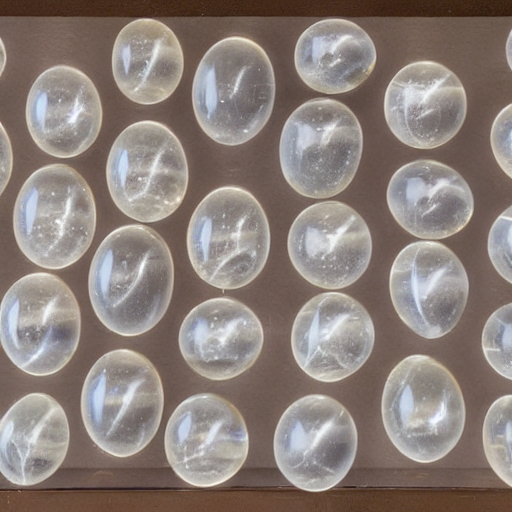
#> input picture sample_pic/test.png, 512 x 512 px
$ jupyter execute --allow-errors demo_02.ipynb
#> lines starting #> are read from the running program, lines starting #| are printed output that depends on the picture; after the words box and inside, x2 and y2 are one past the last pixel; in counts of white or black regions, pixels touching at a corner belong together; long printed decimals are rounded
### bpartis/segment/measurement.py
import numpy as np
import pandas as pd
import cv2


class Measurer:
    def __init__(self, segmentation, image=[]):
        self.segmentation = segmentation
        if image!=[]:
            self.image = cv2.cvtColor(image, cv2.COLOR_BGR2RGB)
        else:
            self.image = image
        # unit8に変換しないとcv2で処理できない
        self.contours, self.hierrarchy = cv2.findContours(segmentation.astype('uint8'),cv2.RETR_TREE,cv2.CHAIN_APPROX_SIMPLE)

        self.rects = []
        self.circles = []
        self.ellipses = []
        self.params = pd.DataFrame(self.calc_param())
        self.params.index += 1


    # [79 lines left out: functions calc_param, draw_contours, draw_rect, draw_circle, draw_ellipse, draw_num, not called in this run]

### demo_02.ipynb
[cell 1]
import os
import numpy as np
import cv2
import matplotlib.pyplot as plt

from bpartis.segment.model import ParticleSegmenter
from bpartis.segment.visualization import vis_segmap

[cell 2]
image = cv2.imread('./sample_pic/test.png')
#> image is the input picture: shape (512, 512, 3); mean B, G, R 122.2, 127.7, 139.5
plt.imshow(cv2.cvtColor(image, cv2.COLOR_BGR2RGB))
plt.show()

[cell 3]
cv2.imread('./results/test_seg.png', cv2.IMREAD_GRAYSCALE)
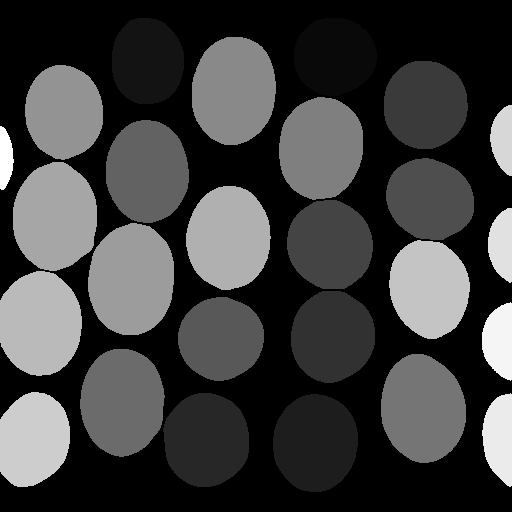
#> input picture results/test_seg.png, 512 x 512 px

[cell 4]
segmentation = cv2.imread('./results/test_seg.png', cv2.IMREAD_GRAYSCALE)
#> segmentation is the input picture: shape (512, 512); min 0, max 26, mean 6.4
plt.imshow(segmentation)
plt.show()

[cell 5]
plt.imshow(segmentation==1)
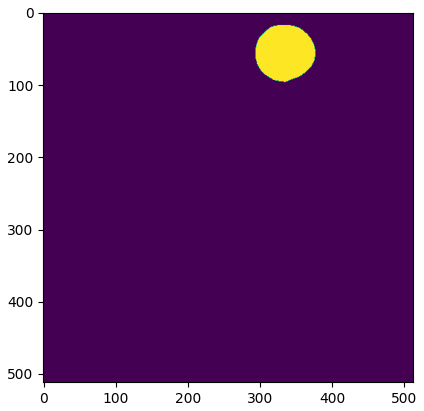
#> figure drawn by matplotlib, 1 panel

[cell 6]
# 輪郭検出
contours, hierarchy = cv2.findContours(segmentation.astype('uint8'),cv2.RETR_TREE,cv2.CHAIN_APPROX_SIMPLE)
#> contours = 26 contours; largest, box (x1, y1, x2, y2) and area: (88, 223, 174, 335) 7526, (192, 37, 276, 145) 7124, (381, 354, 466, 463) 7073, (13, 162, 97, 271) 7060, (80, 349, 165, 457) 7026

[cell 7]
len(contours)
#> Out = 26

[cell 8]
# 輪郭の描画
cnt = contours[5]
#> cnt = contour of 140 points, box (x1, y1, x2, y2) (80, 349, 165, 457), area 7026
img = cv2.drawContours(cv2.cvtColor(image, cv2.COLOR_BGR2RGB), [cnt], 0, (0,255,0), 3)
plt.imshow(img)

[cell 9]
# 面積
area = cv2.contourArea(cnt)
#> area = 7025.5
area
#> Out = 7025.5

[cell 10]
# 周囲長
perimeter = cv2.arcLength(cnt,True)
#> perimeter = 318.1
perimeter
#> Out = 318.1

[cell 11]
# 外接短形
x,y,w,h = cv2.boundingRect(cnt)
#> x = 80; y = 349; w = 85; h = 108
img = cv2.rectangle(cv2.cvtColor(image, cv2.COLOR_BGR2RGB),(x,y),(x+w,y+h),(0,255,0),3)
plt.imshow(img)

[cell 12]
# 最小外接短形
rect = cv2.minAreaRect(cnt)
#> rect = ((121.6, 402.3), (107.4, 83.51), -85.03)
box = cv2.boxPoints(rect)
#> box = [[158.6, 459.4], [75.37, 452.2], [84.68, 345.2], [167.9, 352.5]]
box = np.int0(box)
#> box = [[158, 459], [75, 452], [84, 345], [167, 352]]
img = cv2.drawContours(cv2.cvtColor(image, cv2.COLOR_BGR2RGB),[box],0,(0,255,0),3)
plt.imshow(img)

[cell 13]
rect
#> Out = ((121.6, 402.3), (107.4, 83.51), -85.03)

[cell 14]
l_1 = ((box[0][0] - box[1][0])**2 + (box[0][1] - box[1][1])**2)**(1/2)
#> l_1 = 83.29
l_2 = ((box[0][0] - box[2][0])**2 + (box[0][1] - box[2][1])**2)**(1/2)
#> l_2 = 135.9
l_3 = ((box[0][0] - box[3][0])**2 + (box[0][1] - box[3][1])**2)**(1/2)
#> l_3 = 107.4
l_li = [l_1,l_2,l_3]
#> l_li = [83.29, 135.9, 107.4]
l_li.sort()

print('短辺: ',l_li[0])
#| 短辺:  83.295
print('長辺: ',l_li[1])
#| 長辺:  107.378
print('対角線: ',l_li[2])
#| 対角線:  135.912

[cell 15]
# 最小外接円
(x,y),radius = cv2.minEnclosingCircle(cnt)
#> x = 120.5; y = 402.3; radius = 53.79
center = (int(x),int(y))
#> center = (120, 402)
radius = int(radius)
#> radius = 53
img = cv2.circle(cv2.cvtColor(image, cv2.COLOR_BGR2RGB),center,radius,(0,255,0),3)
plt.imshow(img)

[cell 16]
cv2.minEnclosingCircle(cnt)
#> Out = ((120.5, 402.3), 53.79)

[cell 17]
# 楕円近似
ellipse = cv2.fitEllipse(cnt)
#> ellipse = ((122, 401.6), (83.76, 107.1), 0.338)
img = cv2.ellipse(cv2.cvtColor(image, cv2.COLOR_BGR2RGB),ellipse,(0,255,0),2)
plt.imshow(img)

[cell 18]
ellipse
#> Out = ((122, 401.6), (83.76, 107.1), 0.338)
